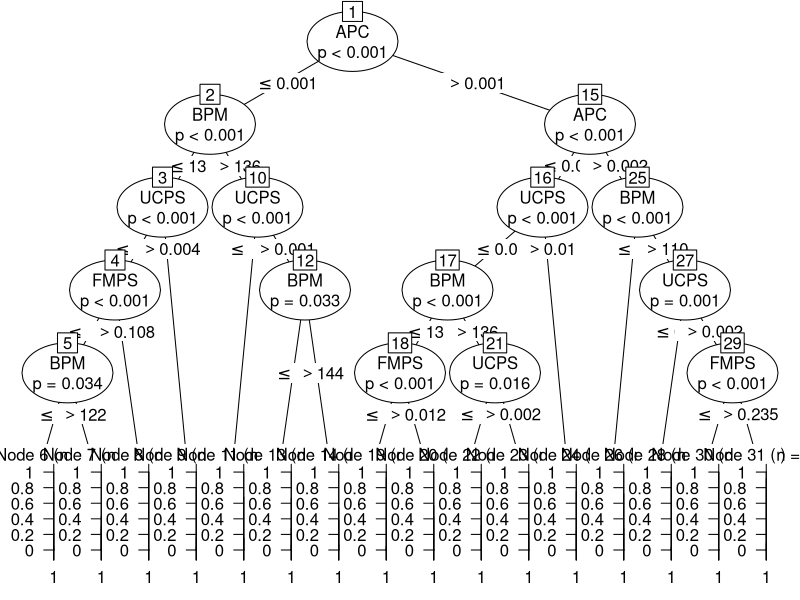

R code for this plot:
install.packages("party")
library(party)
setwd('C:/Users/carlo/Desktop/Data science/ASDM/Decision Trees')
cardio_data<-read.csv("Cardio.csv", header= TRUE)

#Inspect the dataset 
names(cardio_data)
head(cardio_data)
tail(cardio_data)
summary(cardio_data)
str(cardio_data)
#Check the dimension and number of points of the "cardio_data" dataset
nrow(cardio_data)
ncol(cardio_data)
dim(cardio_data)

#We need categorical (Factor) data to class variable for prediction, hence we should convert the NSP variable to categorical
cardio_data$NSPF <-as.factor(cardio_data$NSP)
str(cardio_data)
#train and validate(test) data from our data. Divide 80% Training and 20% Validation parts for implementing our trees
set.seed(1234)
pd <-sample(2,nrow(cardio_data),replace=TRUE, prob=c(0.8,0.2))
train <-cardio_data[pd==1,]
validate <-cardio_data[pd==2,]
#Checking how many observations are in train and validate data sets
dim(train)
dim(validate)
#Now since we have train and validate data sets,we can implement Decision trees. Train the treeusing ctree()function in partypackage

cardio_tree <-ctree(NSPF~BPM+APC+FMPS+UCPS,data = train)

# Printing and plotting the tree
print(cardio_tree)
plot(cardio_tree)

# check the prediction on train data 
predict(cardio_tree)

tab<-table(predict(cardio_tree), train$NSPF)
print(tab)

# Calculate classification accuracy

sum(diag(tab))/sum(tab)

# classification error

1-sum(diag(tab))/sum(tab)

# validate the model on test data set

test_predict <-table(predict(cardio_tree, newdata= validate), validate$NSPF)
print(test_predict)

#Calculate classification accuracy

sum(diag(test_predict))/sum(test_predict)

# classification error

1-sum(diag(tab))/sum(tab)
